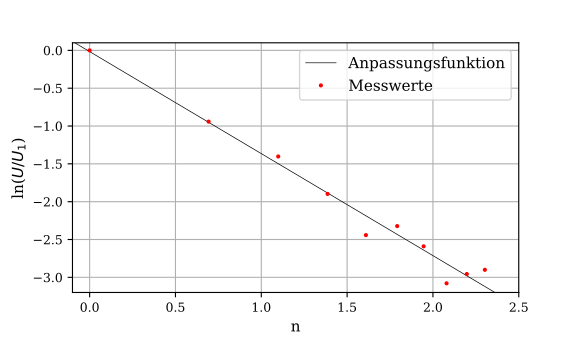

Write the Python code that produced this figure.
import matplotlib; matplotlib.use('agg')
import matplotlib.pyplot as plt
import numpy as np
from scipy.optimize import curve_fit
from uncertainties import ufloat

#Holt Werte aus Textdatei
n, U = np.genfromtxt('sägezahn.txt', unpack=True)
#T = T*10**(-3)

#Definiert Funktion mit der ihr fitten wollt (hier eine Gerade)
def f(x, A, B):
   return A*x + B

#Erstellt linspace von Bereich, in dem Ausgleichsfunktion erstellt wird
x_plot = np.linspace(-3, 10.1,1000)
#Fittet
params, covariance_matrix = curve_fit(f, np.log(n), np.log(U))
errors = np.sqrt(np.diag(covariance_matrix))
#Plottet Fit
plt.plot(x_plot, f(x_plot, *params), 'k-', label='Anpassungsfunktion', linewidth=0.5)
#Gibt berechnete Parameter aus
print(params)
print(np.sqrt(np.diag(covariance_matrix)))
plt.gcf().subplots_adjust(bottom=0.18)
#Plot eurer eigentlichen Messwerte
plt.plot(np.log(n) , np.log(U), 'r.', label='Messwerte', Markersize=4)
plt.xlim(-0.1,2.5)
plt.ylim(-3.3,0.1)
plt.legend()
plt.grid()
plt.xlabel('n')
plt.ylabel('ln($U/U_1$)')
plt.savefig('plot2.pdf')
